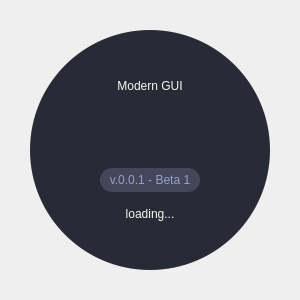
<?xml version="1.0" encoding="UTF-8"?>
<ui version="4.0">
 <class>SplashScreen</class>
 <widget class="QMainWindow" name="SplashScreen">
  <property name="geometry">
   <rect>
    <x>0</x>
    <y>0</y>
    <width>300</width>
    <height>300</height>
   </rect>
  </property>
  <property name="minimumSize">
   <size>
    <width>300</width>
    <height>300</height>
   </size>
  </property>
  <property name="maximumSize">
   <size>
    <width>300</width>
    <height>300</height>
   </size>
  </property>
  <property name="windowTitle">
   <string>Loading_Bar</string>
  </property>
  <widget class="QWidget" name="centralwidget">
   <layout class="QVBoxLayout" name="verticalLayout">
    <property name="spacing">
     <number>0</number>
    </property>
    <property name="leftMargin">
     <number>10</number>
    </property>
    <property name="topMargin">
     <number>10</number>
    </property>
    <property name="rightMargin">
     <number>10</number>
    </property>
    <property name="bottomMargin">
     <number>10</number>
    </property>
    <item>
     <widget class="QFrame" name="container">
      <property name="frameShape">
       <enum>QFrame::NoFrame</enum>
      </property>
      <property name="frameShadow">
       <enum>QFrame::Raised</enum>
      </property>
      <layout class="QVBoxLayout" name="verticalLayout_2">
       <property name="spacing">
        <number>0</number>
       </property>
       <property name="leftMargin">
        <number>20</number>
       </property>
       <property name="topMargin">
        <number>20</number>
       </property>
       <property name="rightMargin">
        <number>20</number>
       </property>
       <property name="bottomMargin">
        <number>20</number>
       </property>
       <item>
        <widget class="QFrame" name="circle_bg">
         <property name="styleSheet">
          <string notr="true">QFrame {
	background-color: #282a36;
	color: #f8f8f2;
	border-radius: 120px;
	font: 9pt &quot;Segoe UI&quot;;

}</string>
         </property>
         <property name="frameShape">
          <enum>QFrame::NoFrame</enum>
         </property>
         <property name="frameShadow">
          <enum>QFrame::Raised</enum>
         </property>
         <layout class="QVBoxLayout" name="verticalLayout_3">
          <property name="spacing">
           <number>0</number>
          </property>
          <property name="leftMargin">
           <number>0</number>
          </property>
          <property name="topMargin">
           <number>0</number>
          </property>
          <property name="rightMargin">
           <number>0</number>
          </property>
          <property name="bottomMargin">
           <number>0</number>
          </property>
          <item>
           <widget class="QFrame" name="texts">
            <property name="minimumSize">
             <size>
              <width>0</width>
              <height>80</height>
             </size>
            </property>
            <property name="maximumSize">
             <size>
              <width>16777215</width>
              <height>180</height>
             </size>
            </property>
            <property name="styleSheet">
             <string notr="true">background: none;</string>
            </property>
            <property name="frameShape">
             <enum>QFrame::StyledPanel</enum>
            </property>
            <property name="frameShadow">
             <enum>QFrame::Raised</enum>
            </property>
            <layout class="QVBoxLayout" name="verticalLayout_4">
             <item>
              <layout class="QGridLayout" name="gridLayout">
               <property name="spacing">
                <number>0</number>
               </property>
               <item row="0" column="0">
                <widget class="QLabel" name="title">
                 <property name="minimumSize">
                  <size>
                   <width>0</width>
                   <height>30</height>
                  </size>
                 </property>
                 <property name="text">
                  <string>Modern GUI</string>
                 </property>
                 <property name="alignment">
                  <set>Qt::AlignCenter</set>
                 </property>
                </widget>
               </item>
               <item row="1" column="0">
                <widget class="QFrame" name="empty">
                 <property name="minimumSize">
                  <size>
                   <width>0</width>
                   <height>60</height>
                  </size>
                 </property>
                 <property name="frameShape">
                  <enum>QFrame::NoFrame</enum>
                 </property>
                 <property name="frameShadow">
                  <enum>QFrame::Raised</enum>
                 </property>
                </widget>
               </item>
               <item row="3" column="0">
                <widget class="QLabel" name="loading">
                 <property name="styleSheet">
                  <string notr="true">QLabel {
	font-size: 12px;
}</string>
                 </property>
                 <property name="text">
                  <string>loading...</string>
                 </property>
                 <property name="alignment">
                  <set>Qt::AlignCenter</set>
                 </property>
                </widget>
               </item>
               <item row="2" column="0">
                <widget class="QFrame" name="frame">
                 <property name="frameShape">
                  <enum>QFrame::NoFrame</enum>
                 </property>
                 <property name="frameShadow">
                  <enum>QFrame::Raised</enum>
                 </property>
                 <layout class="QVBoxLayout" name="verticalLayout_5">
                  <property name="spacing">
                   <number>0</number>
                  </property>
                  <property name="leftMargin">
                   <number>0</number>
                  </property>
                  <property name="topMargin">
                   <number>0</number>
                  </property>
                  <property name="rightMargin">
                   <number>0</number>
                  </property>
                  <property name="bottomMargin">
                   <number>0</number>
                  </property>
                  <item alignment="Qt::AlignHCenter">
                   <widget class="QLabel" name="version">
                    <property name="minimumSize">
                     <size>
                      <width>100</width>
                      <height>24</height>
                     </size>
                    </property>
                    <property name="maximumSize">
                     <size>
                      <width>100</width>
                      <height>24</height>
                     </size>
                    </property>
                    <property name="layoutDirection">
                     <enum>Qt::LeftToRight</enum>
                    </property>
                    <property name="styleSheet">
                     <string notr="true">QLabel {
	font: 9pt &quot;Segoe UI&quot;;
	background-color: rgb(68, 71, 90);
	color: rgb(151, 159, 200);
	border-radius: 12px;
	font-size: 12px;
}</string>
                    </property>
                    <property name="text">
                     <string>v.0.0.1 - Beta 1</string>
                    </property>
                    <property name="alignment">
                     <set>Qt::AlignCenter</set>
                    </property>
                   </widget>
                  </item>
                 </layout>
                </widget>
               </item>
              </layout>
             </item>
            </layout>
           </widget>
          </item>
         </layout>
        </widget>
       </item>
      </layout>
     </widget>
    </item>
   </layout>
  </widget>
 </widget>
 <resources/>
 <connections/>
</ui>
